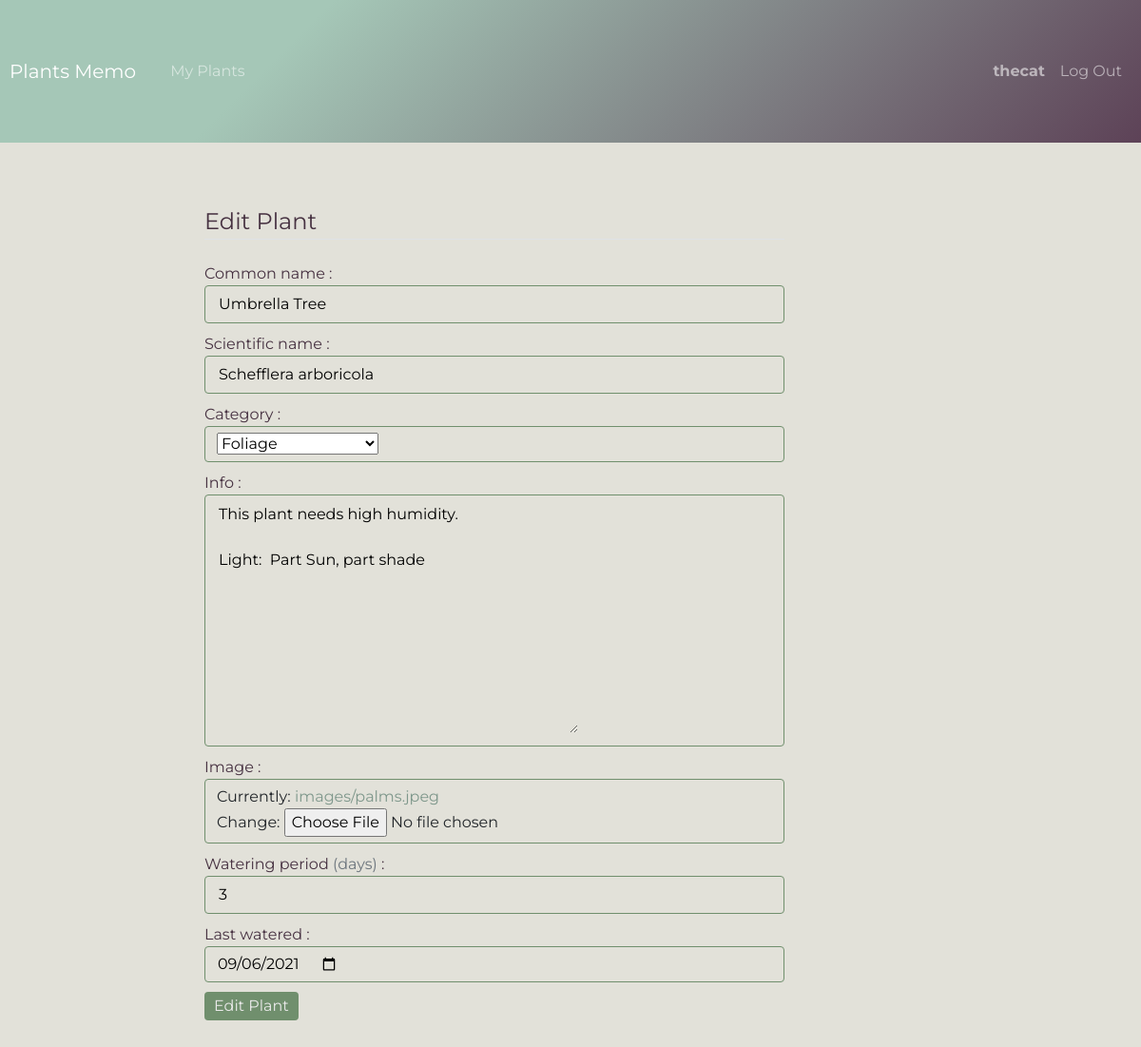
Screenshot of /plant/2/edit_form (signed in) with the database file from the repository.
### plants/models.py (models this page shows, shortened)
class User(AbstractUser):
    def __str__(self):
        return self.username

class Plant(models.Model):
    owner = models.ForeignKey(User, on_delete=models.SET_NULL,
                              null=True, related_name='user_plants', blank=True)
    common_name = models.CharField(max_length=100)
    scientific_name = models.CharField(max_length=100, blank=True, null=True)
    category = models.CharField(max_length=30, choices=plant_categories, blank=True, null=True)
    info = models.TextField(blank=True, null=True)
    image = models.ImageField(upload_to="images/", default="default.jpeg")
    watering_period = models.IntegerField(
        default=7, validators=[MinValueValidator(1)])
    last_watered = models.DateField(default=timezone.now, validators=[
                                    MaxValueValidator(datetime.date.today)])

### plants/views.py (the view)
# urls.py: path('plant/<int:plant_id>/edit_form', views.edit_plant_form, name="editform"),
@login_required
def edit_plant_form(request, plant_id):
    plant = Plant.objects.get(pk=plant_id)
    if request.method == "POST":
        form = PlantForm(request.POST, request.FILES, instance=plant)
        if form.is_valid():
            plant = form.save()
            return HttpResponseRedirect(reverse("plant", args=(plant.id,)))
    else:
        form = PlantForm(instance=plant)
    return render(request, "plants/plant_form.html", {
        'form': form,
        'edit': 'to_edit',
        'plant_id': plant_id,
    })

### plants/views.py
class PlantForm(ModelForm):
    class Meta:
        model = Plant
        fields=['common_name', 'scientific_name', 'category', 'info', 'image', 'watering_period', 'last_watered',]
        widgets = {
            'last_watered': DateInput(attrs={'type': 'date'}),
        }
        help_texts = {'watering_period': " (days)", }
    def __init__(self, *args, **kwargs):
        super(PlantForm, self).__init__(*args, **kwargs)
        self.fields["watering_period"].widget.attrs['min'] = 1

### plants/templates/plants/plant_form.html (shortened to what this page needs)
{% extends "plants/layout.html" %}
{% block content %}
    <div class="main-container2">
    {% if edit %}
        <form class="myform" action="{% url 'editform' plant_id %}" method="post" enctype="multipart/form-data">
    {% else %}
        <form class="myform" action="{% url 'addplant' %}" method="post" enctype="multipart/form-data">
    {% endif %}
            {% if edit %}
                <legend class="border-bottom mb-4">Edit Plant</legend>
            {% else %}
                <legend class="border-bottom mb-4">Add Plant</legend>
            {% endif %}
            {% for field in form %}
                <fieldset class="form-group">
                    <label for="id_{{ field.name }}">{{ field.label }}
                    {% if field.help_text %}
                    <span class="help-text text-muted">{{ field.help_text }}</span>
                    {% endif %}
                    :
                    </label>
                    <div class="form-control my-form-control">
                        {{ field }}
                    </div>
                </fieldset>
            {% endfor %}
            <div class="form-group">
                {% if edit %}
                    <button class="btn myBtn" type="submit">Edit Plant</button>
                {% else %}
                    <button class="btn myBtn" type="submit">Add Plant</button>
                {% endif %}
            </div>
        </form>
    </div>
{% endblock %}

### plants/templates/plants/layout.html (shortened to what this page needs)
{% load static %}
<!DOCTYPE html>
<html lang="en">
<head>
    <link rel="stylesheet" href="https://cdnjs.cloudflare.com/ajax/libs/font-awesome/5.15.3/css/all.min.css">
    <link href="https://cdn.jsdelivr.net/npm/bootstrap@5.1.0/dist/css/bootstrap.min.css" rel="stylesheet"
>
    <link rel="stylesheet" href="{% static 'plants/style.css' %}">
</head>
<body>
    <nav class="mynavbar navbar navbar-expand-lg navbar-dark bg-dark">
        <a class="navbar-brand">Plants Memo</a>
        <div class="container-fluid">
            <ul class="navbar-nav mr-auto">
                {% if user.is_authenticated %}
                    <li class="nav-item">
                        <a href="{% url 'index' %}" class="nav-link">My Plants</a>
                    </li>
                {% endif %}
            </ul>
            <ul class="navbar-nav mr-auto">
                {% if user.is_authenticated %}
                    <li class="nav-item">
                        <a class="nav-link"><strong>{{ user.username }}</strong></a>
                    </li>
                    <li class="nav-item">
                        <a href="{% url 'logout' %}" class="nav-link">Log Out</a>
                    </li>
                {% endif %}
            </ul>
        </div>
    </nav>
    <div class="content">
        {% block content %}
        {% endblock %}
    </div>
</body>
</html>

### plants/static/plants/style.css (style rules this page uses)
body { background-color: #e2e1d9; overflow: auto; color:#463141; font-family: 'Raleway', sans-serif; font-family: 'Montserrat', sans-serif; }
ul { list-style: none; }
a { text-decoration: none; color:#7e978b; }
input, textarea { outline-style: none; }
form input, form textarea { background-color: transparent; border: none; }
fieldset { margin-bottom: 10px; }
.myBtn { padding: 3px 10px; border: none; background-color: rgb(112, 143,109); color: #eaeaea; }
.myform { padding: 15px 15px; width: 80%; margin-bottom: 70px; }
.my-form-control { background-color: transparent; border:1px solid rgb(112, 143,109); }
.mynavbar { padding-left: 10px; background-color: #5d4257; background-image: linear-gradient(315deg, #5d4257 0%, #a5c7b7 74%); height: 150px; color: #eaeaea; }
.main-container2 { width: 800px; margin: 0 auto; padding-top: 50px; padding-bottom: 50px; }

### rows the page displays
User: username "thecat"
Plant: form "Umbrella Tree" "Schefflera arboricola" "Foliage" "This plant needs high humidity. Light: Part Sun, part shade" "3" "09/06/2021"

### other values shown
{{ field.label }} "Common name" "Scientific name" "Category" "Info" "Image" "Watering period" "Last watered"
{{ field.help_text }} "(days)"
